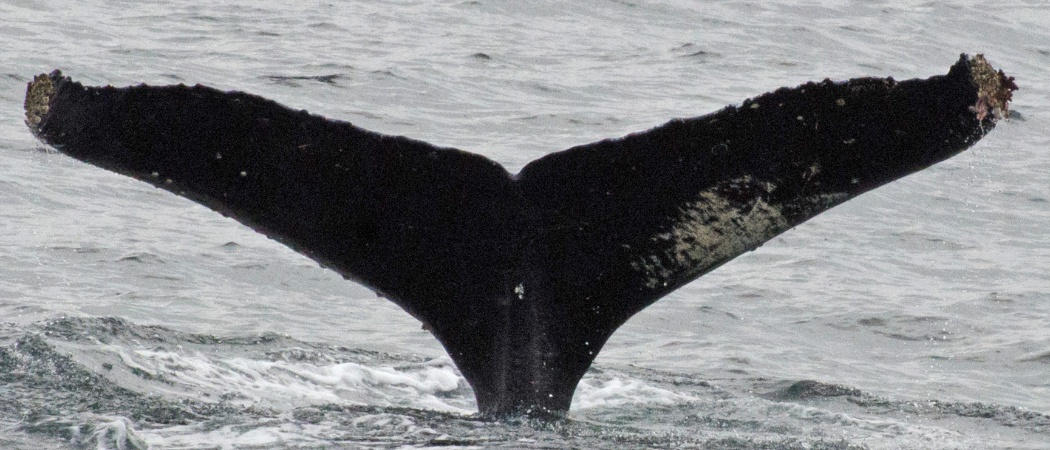
#> input picture Problem analysis/hw4/whale_tail/test_image_00.jpg, 1050 x 450 px, found by its file name
$ jupyter execute --allow-errors ParvizKarimov_4_1.ipynb   (shell and % lines are left out)
#> lines starting #> are read from the running program, lines starting #| are printed output that depends on the picture; after the words box and inside, x2 and y2 are one past the last pixel; in counts of white or black regions, pixels touching at a corner belong together
# Homework 4

# Задача №1 - Хвост кита

Не так давно на kaggle было соревнование по классификации горбатых китов по снимках их хвостов. Одним из приемов для улучшения работы нейронной сети было выделение маски хвоста. Затем по этой маске вырезался хвост на исходном изображенииа, нормировался, отображался на черный фон и подавался нейронной сети на вход.

Ваша задача - написать программу, которая совершут предобработку картинки, писанную выше. Т.е. найти маску хвоста, по маске вырезать из исходного изображения хвост, нормировать изображение хвоста так, чтобы оно всегда имело один заданный размер равномерно занимало место, то есть если хвост был повернут, его нужно выпрямить.

Изображения хвостов находятся в приложении к этому занятию.

<table><tr>
    <td>  </td>
    <td>  </td>
    <td>  </td>
</tr></table>

[cell 1]

# Ваш код
import os
import cv2
import numpy as np
from matplotlib import pyplot as plt
# from skimage.feature import canny

[cell 2]
img = cv2.imread("./whale_tail/test_image_00.jpg")
#> img is the input picture: shape (450, 1050, 3); mean B, G, R 136.4, 133.8, 132.3
img = cv2.cvtColor(img, cv2.COLOR_BGR2RGB)

plt.imshow(img)

[cell 3]
gray_img = cv2.cvtColor(img, cv2.COLOR_RGB2GRAY)
gauss = cv2.GaussianBlur(gray_img, ksize = (5, 5), sigmaX = 100)
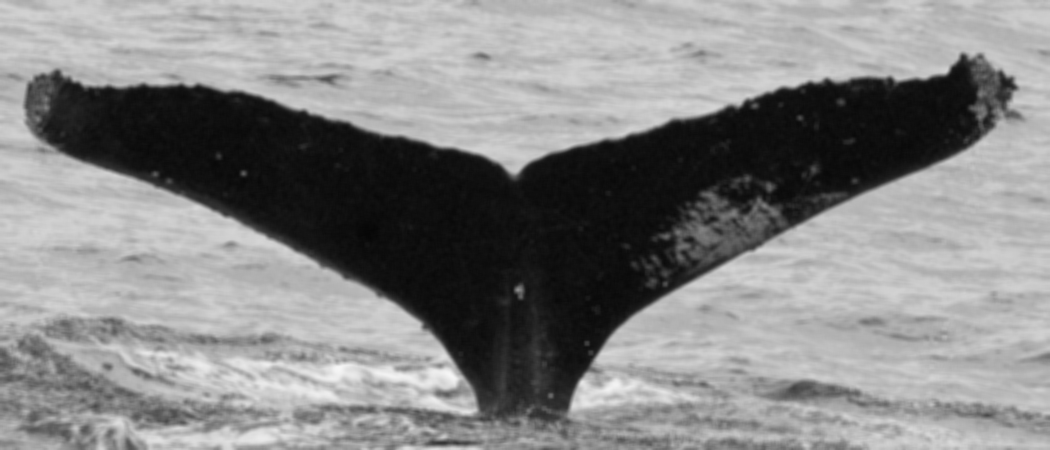
#> gauss: shape (450, 1050); min 6, max 246, mean 133.6
gauss = cv2.equalizeHist(gauss)
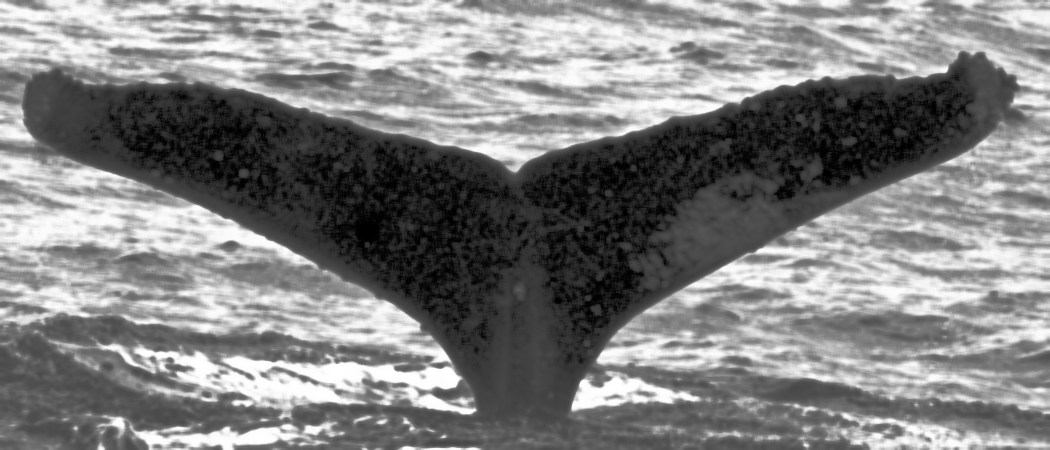
#> gauss: shape (450, 1050); min 0, max 255, mean 129.3

[cell 4]
plt.imshow(gauss, cmap = 'gray')

[cell 5]
kernel = np.array(
[
    [1, 1, 1, 1, 1],
    [1, 1, 1, 1, 1],
    [1, 1, 1, 1, 1],
    [1, 1, 1, 1, 1],
    [1, 1, 1, 1, 1]
]
,dtype = np.uint8)

[cell 6]
_, bin_contour = cv2.threshold(gauss, 100, 255, cv2.THRESH_BINARY_INV)
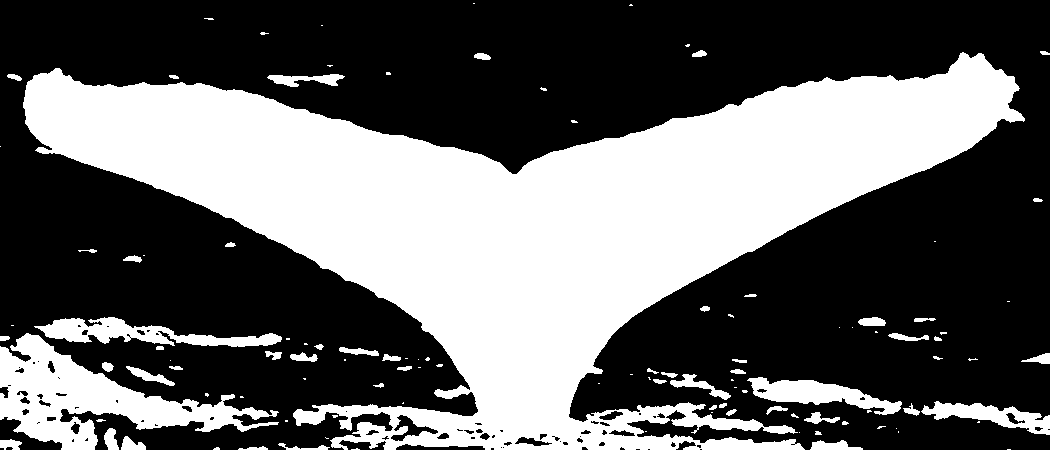
#> bin_contour: shape (450, 1050); 39.2% white; 111 white regions (55 under 20 px)

plt.imshow(bin_contour, cmap='gray')

[cell 7]
contours, hierarchy = cv2.findContours(bin_contour.astype(np.uint8), cv2.RETR_EXTERNAL, cv2.CHAIN_APPROX_SIMPLE)
#> contours = 111 contours, 65 with area under 20; largest, box (x1, y1, x2, y2) and area: (23, 52, 1025, 450) 159230, (0, 333, 279, 450) 11968, (34, 317, 282, 347) 2963, (747, 377, 902, 415) 2426, (921, 401, 1050, 435) 1784

new_contours = []
for cnt in contours:
    if cnt.shape[0] > 50:
        new_contours.append(cnt)
#> this loop made 111 passes
#> cnt on passes 1, 8, 10, 11, 13, 14, 17, 19, 24, 31, 33, 36: [[1007, 449], [1010, 449]], [[325, 437], [326, 438], [328, 438], [326, 438]], [[799, 432]], [[898, 431], [898, 432]], [[645, 431], [646, 431]], [[896, 428]], [[978, 421], [977, 422], [979, 422], [979, 421]], [[285, 420], [285, 421], [287, 421], [287, 420]], [[711, 412], [712, 412]], [[403, 402], [402, 403], [403, 403]], [[240, 396], [240, 397], [243, 397], [242, 396]], [[734, 387], [736, 387]]
#> after the loop, new_contours = 8 contours; box (x1, y1, x2, y2) and area: (23, 52, 1025, 450) 159230, (0, 333, 279, 450) 11968, (34, 317, 282, 347) 2963, (747, 377, 902, 415) 2426, (921, 401, 1050, 435) 1784, (267, 74, 345, 87) 460, (670, 374, 731, 400) 384, (126, 366, 175, 386) 268
res = np.zeros_like(bin_contour)
cv2.drawContours(res, max(contours, key=len), -1, 255, 3)
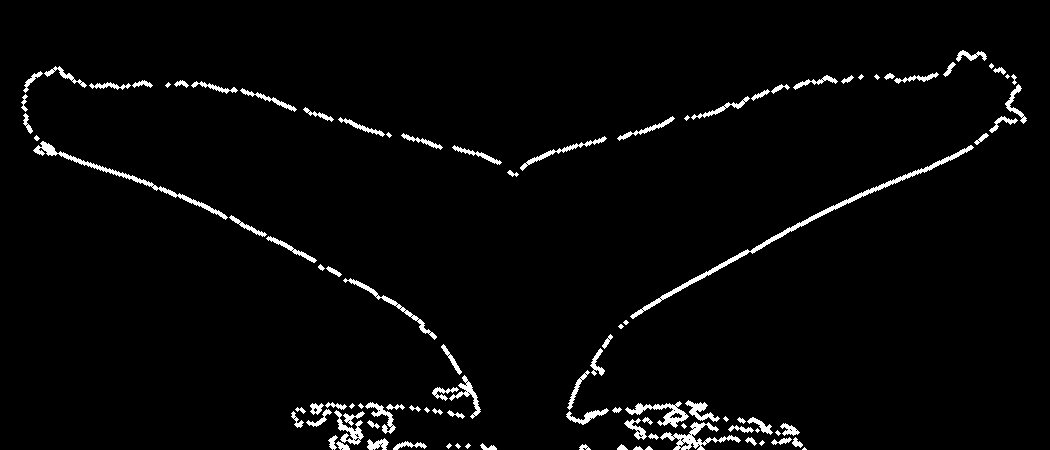
#> res: shape (450, 1050); 2.9% white; 102 white regions (21 under 20 px), largest, box (x1, y1, x2, y2) and area: (630, 145, 974, 319) 1646, (33, 141, 228, 220) 944, (660, 422, 741, 450) 677
cv2.fillPoly(res, new_contours, 255)
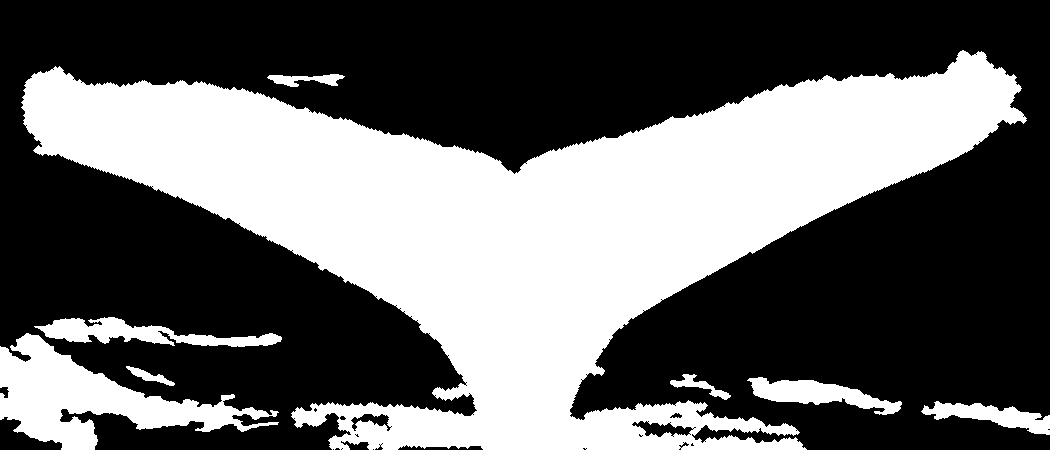
#> res: shape (450, 1050); 39.8% white; 8 white regions, largest, box (x1, y1, x2, y2) and area: (21, 50, 1027, 450) 166438, (0, 333, 279, 450) 12496, (34, 317, 282, 347) 3267
plt.imshow(res, cmap = 'gray')

[cell 8]
cnt = max(contours, key=len)
#> cnt = contour of 2062 points, box (x1, y1, x2, y2) (23, 52, 1025, 450), area 159230

img2 = gray_img.copy()

rect = cv2.minAreaRect(cnt)
#> rect = ((526, 256.8), (1000.7, 394.2), -1.01)
box = cv2.boxPoints(rect)
#> box = [[29.27, 462.7], [22.32, 68.58], [1022.8, 50.93], [1029.8, 445]]
box = np.int0(box)
#> box = [[29, 462], [22, 68], [1022, 50], [1029, 445]]
cv2.drawContours(img2, [box], 0, (0, 0, 255), 2)
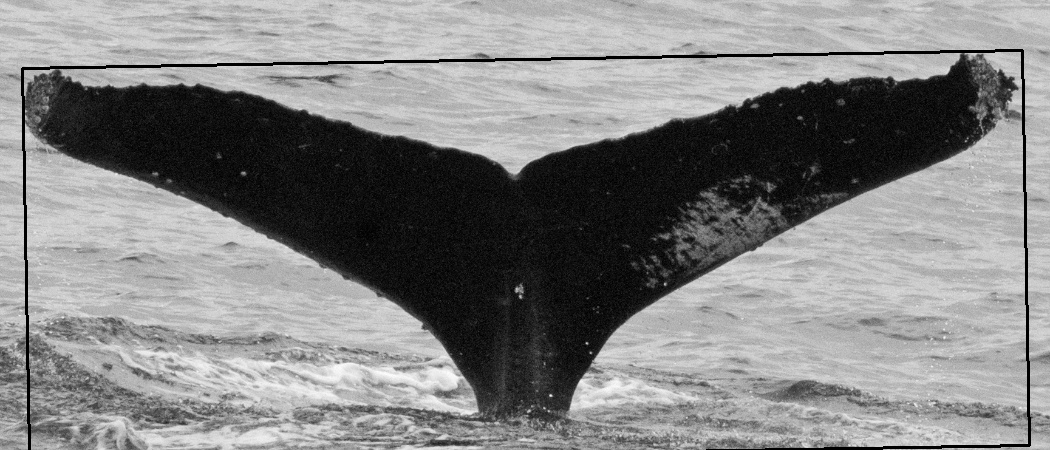
#> img2: shape (450, 1050); min 0, max 254, mean 131.3

plt.imshow(img2, cmap='gray')
